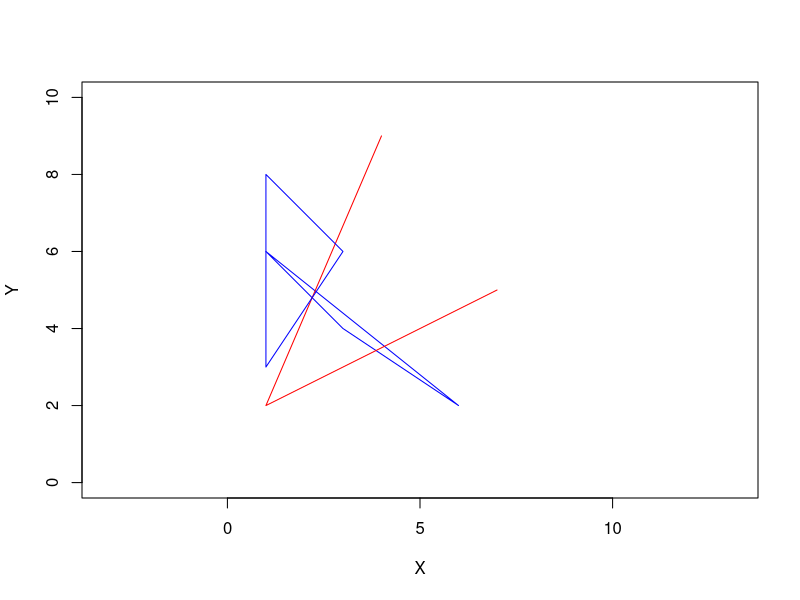

Here is the R script that generated this plot:
# packages instalation
install.packages("readxl")
library(readxl) # to use the library methods

# FUNCTIONS
draw_triangle <- function(p1, p2, p3) { # basic (just to try)
  polygon(
    x = c(p1[1], p2[1], p3[1]),
    y = c(p1[2], p2[2], p3[2]),
    border = "blue",
    col = NA
  )
}

draw_paralelogram <- function(p1, p2, p3, p4) { # basic (just to try)
  polygon(
    x = c(p1[1], p2[1], p3[1], p4[1]),
    y = c(p1[2], p2[2], p3[2], p4[2]),
    border = "red",
    col = NA
  )
}

area_triangle <- function(p1,p2,p3){
  return(1)
}

area_paralelogram <- function(p1,p2,p3,p4){
  return(2)
}

# import data
data <- read_xlsx("Practica_1_StarWars/DataTest.xlsx", col_names = FALSE, col_types = "numeric")

# work with data
if (nrow(data) == 0){
  stop("Dataframe is empty")
}

area <- 0 #accumulates the area calculated 

# create plot (empty)
plot(0, 0,
     type = "n",        
     xlim = c(0, 10),  
     ylim = c(0, 10),
     asp = 1, 
     xlab = "X", ylab = "Y")

for (i in (1:nrow(data))){ # for each row
  row <- unlist(data[i, 1:8]) # creates the vector of the i row (8 elements maximum)
  
  # stablish case triangle vs paralelogram
  if (is.na(row[7])){ # could be a triangle 
    # positions 1 to 6 need to be numeric
    if (anyNA(row[1:6])){
      stop(paste("Error on line ",i,": missing triangle coordinates"))
    }
    
    # Case: Triangle
    ## Create points
    p1 <- c(row[1], row[2])
    p2 <- c(row[3], row[4])
    p3 <- c(row[5], row[6])
    
    ## Add area to global calculation
    area <- area + area_triangle(p1,p2,p3)
    
    ## Draw triangle
    draw_triangle(p1,p2,p3)
    
  } else { # could be a paralelogram
    # positions 1 to 8 need to be numeric
    if (anyNA(row[1:8])){
      stop(paste("Error on line ",i,": missing paralelogram coordinates"))
    }
    
    # Case: Paralelogram
    ## Create points
    p1 <- c(row[1], row[2])
    p2 <- c(row[3], row[4])
    p3 <- c(row[5], row[6])
    p4 <- c(row[7], row[8])
    
    ## Add area to global calculation
    area <- area + area_paralelogram(p1,p2,p3,p4)
    
    ## Draw paralelogram
    draw_paralelogram(p1,p2,p3,p4)
  }
}
print(area)
